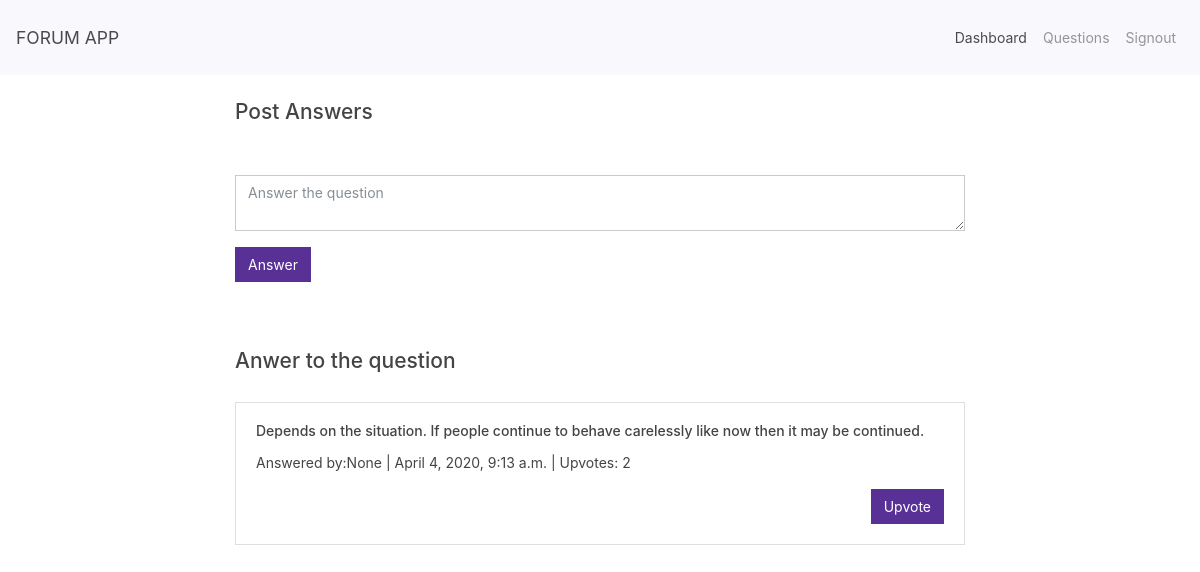
Page /discussion/2/ on the committed database.
### forumapp/models.py (models this page shows, shortened)
class Answer(models.Model):
	answer=models.CharField(max_length=100)
	timestamp=models.DateTimeField()
	question=models.ForeignKey(Question,on_delete=models.CASCADE,null=True,blank=True)
	author=models.ForeignKey(User,on_delete=models.CASCADE,null=True,blank=True)
	upvotes=models.IntegerField()

### forumapp/views.py (the view, shortened to what this page needs)
# urls.py: path("discussion/<int:question_id>/",discussion),
def discussion(request,question_id):
	question=Question.objects.get(pk=question_id)
	all_answers=Answer.objects.filter(question=question_id)
	return render(request,"discussion.html",{"all_answers":all_answers,"question":question})

### forumapp/templates/discussion.html (shortened to what this page needs)
{% extends 'base1.html' %}
{% block body %}
<div class="container">
	<div class="row">
		<div class="col-md-2"></div>
		<div class="col-md-8">
		<div class="sub-head mt-4 mb-2">
			<h4>Post Answers</h4>
		</div><br>
		<form action="/discussion/{{question.id}}/" method="POST">
			<div class="form-group">
				<textarea class="form-control" name="answer" placeholder="Answer the question"></textarea>
			</div>
			<button type="submit" class="btn btn-primary">Answer</button>
		</form>
		<br>
		<br>
		<div class="sub-head mt-4 mb-2">
			<h4>Anwer to the question</h4>
		</div><br>
		{% for answers in all_answers %}
		<div class="card" style="width: 100%;margin-bottom: 10px;">
				<div class="card-body">
					<h6 class="card-title">{{answers.answer}}</h6>
					<p class="card-text">Answered by:{{answers.author}} | {{answers.timestamp}} | Upvotes: {{answers.upvotes}}</p>
					<a href="/upvote/{{answers.id}}" class="btn btn-primary" style="float: right;">Upvote</a>
				</div>
			</div><br>
			{% endfor %}
		</div>
		<div class="col-md-2"></div>
	</div>
</div>
{% endblock %}

### rows in the picture
Answer: answer "Depends on the situation. If people continue to behave carelessly like now then it may be continued.", author "None", timestamp "April 4, 2020, 9:13 a.m.", upvotes "2"
